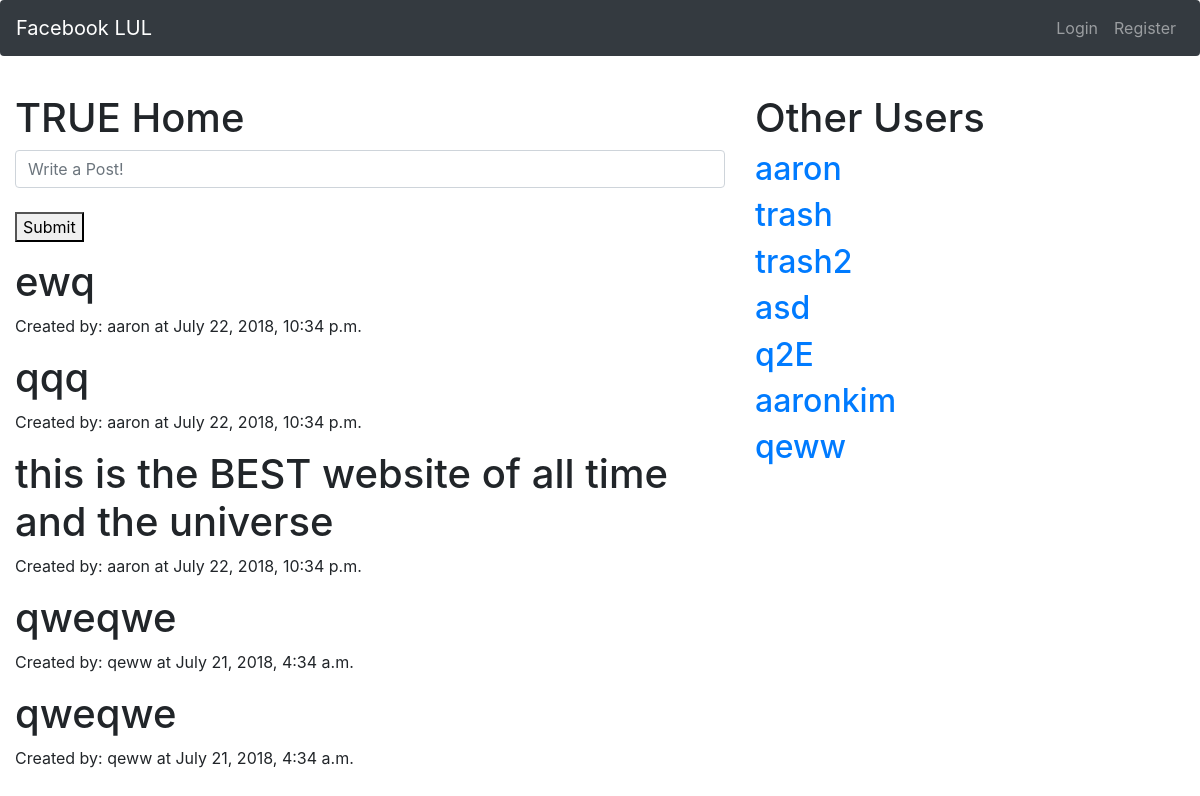
Page /home/ on the earlier database version.
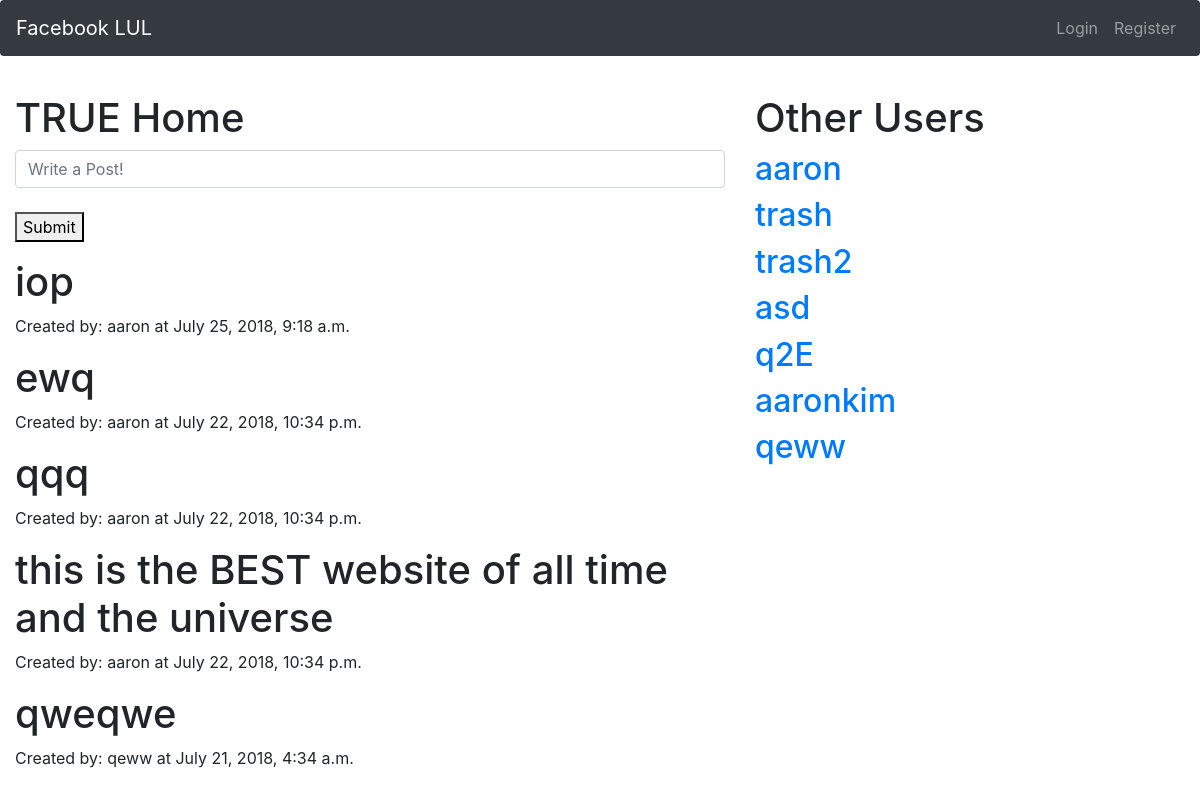
Same page on the later database version.
### home/models.py (models this page shows)
class Post(models.Model):
    post = models.CharField(max_length = 500)
    user = models.ForeignKey(User, on_delete=models.PROTECT)
    created = models.DateTimeField(auto_now_add = True) #saves date on creation
    updated = models.DateTimeField(auto_now = True) # saves date on update

### home/views.py (the view, shortened to what this page needs)
def home_view(request):
    if request.method == 'GET':
        form = HomeForm()
        posts = Post.objects.all().order_by('-created')[:5] # retrieves all 'Post' objects from the database.
        users = User.objects.exclude(id=request.user.id)
        args = {'form':form, 'posts':posts, 'users':users}# we now want to pass the Posts to the template
        return render(request, 'home/home.html', args)

### home/forms.py
class HomeForm(forms.ModelForm):
    post = forms.CharField(widget = forms.TextInput(
        attrs = {
            'class': 'form-control',
            'placeholder': 'Write a Post!'
        }
    )) # this is how to add html to forms
    class Meta:
        model = Post  # this is the model the modelForm is associated with
        fields = ('post',) # the comma is necessary to make it a tuple

### home/templates/home/home.html (shortened to what this page needs)
{% extends 'base.html' %}
{% block body %}
    <div class="row container">
        <div class="col-md-8">
            <h1> TRUE Home </h1>
            <form method="post">
                {{ form.post }}
                <br />
                <button type="submit">Submit</button>
            </form>
            {% for post in posts %}
                <h1> {{post.post}} </h1>
                <p> Created by: {{post.user.username}} at {{post.created}} </p>
            {% endfor %}
        </div>
        <div class="col-md-4">
            <h1>Other Users</h1>
            {% for user in users %}
                <a href="{% url 'user_accounts:profile_with_pk' pk=user.pk %}"><h2>{{ user.username }}</h2></a>
            {% endfor %}
        </div>
    </div>
{% endblock %}

Differences in the rows shown:
no longer on this page (row unchanged): Post: post "qweqwe", user.username "qeww", created "July 21, 2018, 4:34 a.m."
added Post: post "iop", user.username "aaron", created "July 25, 2018, 9:18 a.m."
